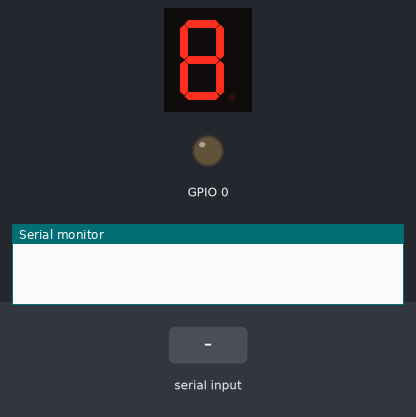
The sketch below on a simulated ESP32. Parts: 1-digit seven-segment display, output pins drawn as LEDs (lit = HIGH), the last lines printed to the serial monitor. Wiring (inferred from the names in the program): 1-digit 7-segment display, segments lit when LOW: segments GPIO 32, GPIO 33, GPIO 25, GPIO 26, GPIO 27, GPIO 14, GPIO 12. Inputs (shaded band) come from the test bench. The segment pins are drawn as the display they are named for; pins used as bus, display or sensor lines are not drawn.

Above: at 0.1 s.
At 3.2 s:
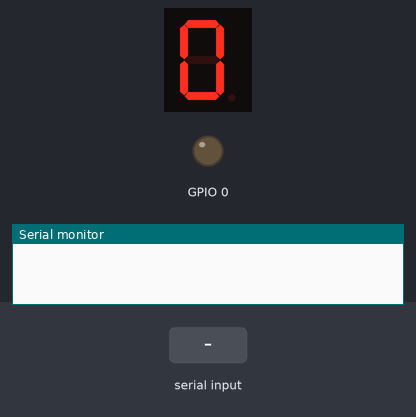
3.3 s: "1" received over the second serial link
At 4.1 s:
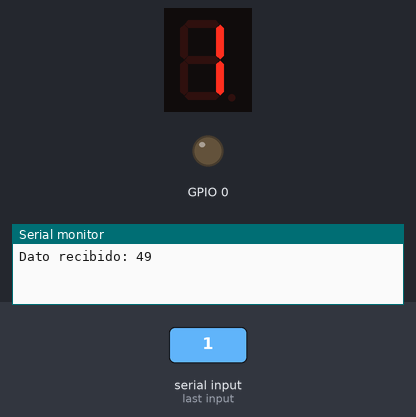
Timing chart, 0 to 6.3 s (numbered marks = the images above; inputs shaded):
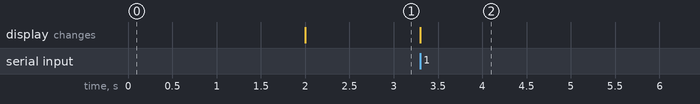

Measured:
- after the input at 3.3 s, the display: changes at once (image 2)

The sketch:

Display7S.ino
```cpp
#define A 32
#define B 33
#define C 25
#define D 26
#define E 27
#define F 14
#define G 12

//VARIABLES GLOBALES------------------------------------------------------
int PINESdisp[7]={A,B,C,D,E,F,G};
int DA[10]={0,1,0,0,1,0,0,0,0,0};
int DB[10]={0,0,0,0,0,1,1,0,0,0};
int DC[10]={0,0,1,0,0,0,0,0,0,0};
int DD[10]={0,1,0,0,1,0,0,1,0,0};
int DE[10]={0,1,0,1,1,1,0,1,0,1};
int DF[10]={0,1,1,1,0,0,0,1,0,0};
int DG[10]={1,1,0,0,0,0,0,1,0,0};

unsigned char Tiva1;
unsigned char Tiva2;
unsigned char Ocupancy = (Tiva1 << 4) | Tiva2;
int p1status = (Ocupancy & (1 << 0)) != 0 ? 1 : 0;
int p2status = (Ocupancy & (1 << 1)) != 0 ? 1 : 0;
int p3status = (Ocupancy & (1 << 2)) != 0 ? 1 : 0;
int p4status = (Ocupancy & (1 << 3)) != 0 ? 1 : 0;
int p5status = (Ocupancy & (1 << 4)) != 0 ? 1 : 0;
int p6status = (Ocupancy & (1 << 5)) != 0 ? 1 : 0;
int p7status = (Ocupancy & (1 << 6)) != 0 ? 1 : 0;
int p8status = (Ocupancy & (1 << 7)) != 0 ? 1 : 0;


//------------------------------------------------------------------------
//Prototipos de funciones-------------------------------------------------
void Display7S(int N);
int contarBitsEncendidos(unsigned char valor);
//------------------------------------------------------------------------

void setup() {
  //Serial1.begin(115200,SERIAL_8N1,40,41);
  //Serial2.begin(115200, SERIAL_8N1,25,27);
  // Inicializar el puerto serial para la comunicación con la Tiva C
  Serial.begin(115200);
  Serial1.begin(115200, SERIAL_8N1, 19, 21);  //Puerto TIVA1
  Serial2.begin(115200, SERIAL_8N1, 5, 18);   //Puerto TIVA2
  while (!Serial1);     //Esperar a que el puerto serial 1 esté listo
  while (!Serial2);     //Esperar a que el puerto serial 2 esté listo

  for(int i=0; i<=7; i++){    //definicion pines display
    pinMode(PINESdisp[i],OUTPUT);
  }                           //fin for

  for(int i=0; i<=7; i++){    //escritura valor inicial en display
    digitalWrite(PINESdisp[i],LOW);
  }                           //fin for
  delay(2000);
}

void loop() {
  if (Serial1.available() > 0) { //verificacion de recepcion
    Tiva1 = Serial1.read();   //Guardo UART1 en Tiva1
    Serial.print("Dato recibido: ");  //verificacion de recepcion de datos
    Serial.println(Tiva1);     //verficiacion 2
  }
  if (Serial2.available() > 0) {
    Tiva2 = Serial2.read();
    Serial.print("Dato 2 recibido: ");
    Serial.println(Tiva2);
  }

 Ocupancy = (Tiva1 << 4) | Tiva2;

 Display7S(contarBitsEncendidos(Ocupancy));

}

//Funciones---------------------------------------------------------------
void Display7S(int N){
  digitalWrite(A,DA[N]);
  digitalWrite(B,DB[N]);
  digitalWrite(C,DC[N]);
  digitalWrite(D,DD[N]);
  digitalWrite(E,DE[N]);
  digitalWrite(F,DF[N]);
  digitalWrite(G,DG[N]);
}

int contarBitsEncendidos(unsigned char valor){
    int contador = 0;
    for (int i = 0; i < 8; ++i) {       // Iterar sobre cada bit de la variable
        if ((valor & (1 << i)) != 0) {  // Verificar si el bit actual está encendido (1)
            contador++;
        }
    }
    return contador;
}
//------------------------------------------------------------------------
```
